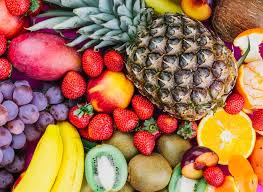
#> input picture Image Segmentation/fruits.jpeg, 263 x 192 px
$ python ReadImage.py
#> lines starting #> are read from the running program, lines starting #| are printed output that depends on the picture
import numpy as np
from PIL import Image

def save_image_matrix(input_path, output_txt_path, grayscale=True):
    """
    Reads an image (JPG/PNG), optionally converts to grayscale,
    and writes a text file with header:
        H W C
    followed by rows of pixel data.

    Grayscale: each row has W integers.
    RGB:      each row has 3*W integers (R G B R G B ...).
    """
#> called with input_path = 'fruits.jpeg', output_txt_path = 'image_matrix.txt', grayscale = True
    img = Image.open(input_path)
#> img is the input picture: PIL image 263x192 RGB; mean R, G, B 165.5, 113.7, 82.3

    if grayscale:
        img = img.convert("L")      # 1 channel
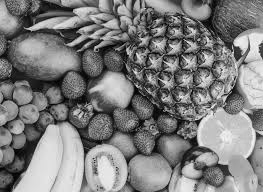
#> img: PIL image 263x192 L; min 0, max 248, mean 125.6
        arr = np.array(img)         # (H, W)
        H, W = arr.shape
#> H = 192; W = 263
        C = 1
    else:
        img = img.convert("RGB")    # 3 channels
        arr = np.array(img)         # (H, W, 3)
        H, W, C = arr.shape

    with open(output_txt_path, "w") as f:
        # Header line
        f.write(f"{H} {W} {C}\n")

        if C == 1:
            # Each row: W grayscale values
            for y in range(H):
                row = " ".join(str(int(v)) for v in arr[y])
                f.write(row + "\n")
        else:
            # Each row: R G B R G B ... (3*W ints)
            for y in range(H):
                row_vals = []
                for x in range(W):
                    r, g, b = arr[y, x]
                    row_vals.extend([int(r), int(g), int(b)])
                f.write(" ".join(map(str, row_vals)) + "\n")

    print(f"Saved image matrix with header to {output_txt_path}")


if __name__ == "__main__":
    save_image_matrix(
        input_path="fruits.jpeg",
        output_txt_path="image_matrix.txt",
        grayscale=True  # set True for grayscale, False for RGB
    )
